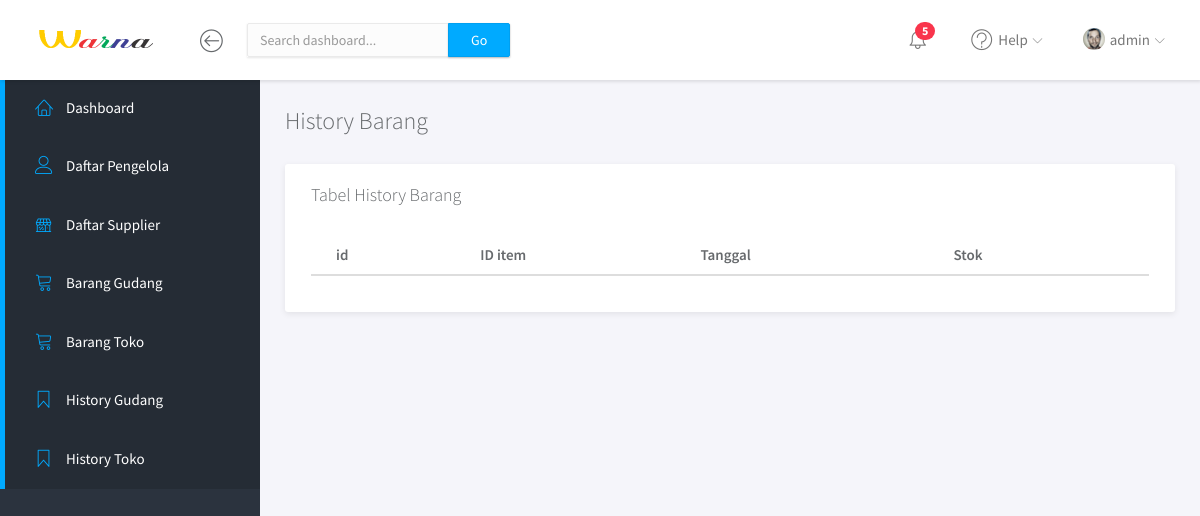
/admin/history-barang.php (signed in), run on an earlier commit of the app's database.
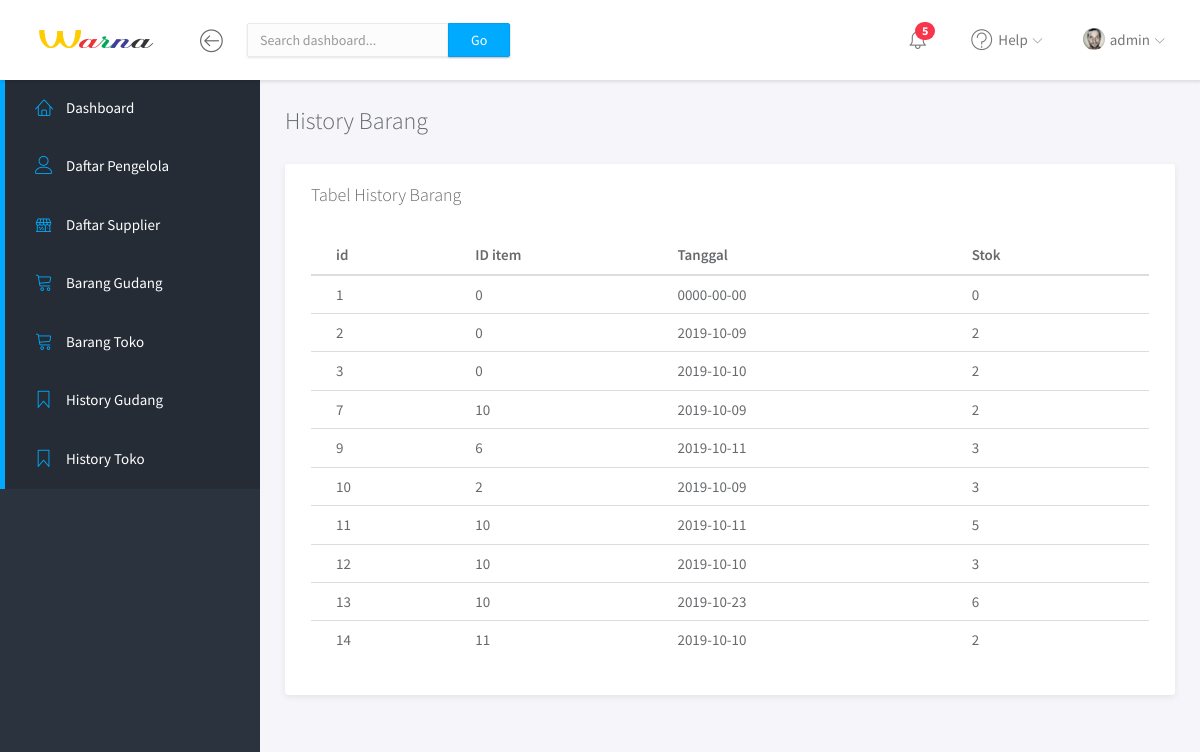
And on a later commit of the database.
### tables this page shows
CREATE TABLE `history_barang` (
  `id` int(15) NOT NULL,
  `id_item` int(255) NOT NULL,
  `tanggal` date NOT NULL,
  `stok` int(255) NOT NULL,
  `total_harga` int(255) NOT NULL
);

### admin/history-barang.php (the view, shortened to what this page needs)
<?php
  include('../koneksi.php');
?>
<!doctype html>
<html lang="en">
<head>
	<link rel="stylesheet" href="../assets/vendor/bootstrap/css/bootstrap.min.css">
	<link rel="stylesheet" href="../assets/vendor/font-awesome/css/font-awesome.min.css">
	<link rel="stylesheet" href="../assets/vendor/linearicons/style.css">
	<link rel="stylesheet" href="../assets/vendor/chartist/css/chartist-custom.css">
	<link rel="stylesheet" href="../assets/css/main.css">
	<link rel="stylesheet" href="../assets/css/demo.css">
</head>
<body>
	<div id="wrapper">
		<nav class="navbar navbar-default navbar-fixed-top">
			<div class="brand">
				<a href="index.html"><img src="../assets/img/warna_logo2.png"  alt="Klorofil Logo" class="img-responsive logo"></a>
			</div>
			<div class="container-fluid">
				<div class="navbar-btn">
					<button type="button" class="btn-toggle-fullwidth"><i class="lnr lnr-arrow-left-circle"></i></button>
				</div>
				<form class="navbar-form navbar-left">
					<div class="input-group">
						<input type="text" value="" class="form-control" placeholder="Search dashboard...">
						<span class="input-group-btn"><button type="button" class="btn btn-primary">Go</button></span>
					</div>
				</form>
				<div id="navbar-menu">
					<ul class="nav navbar-nav navbar-right">
						<li class="dropdown">
							<a href="#" class="dropdown-toggle icon-menu" data-toggle="dropdown">
								<i class="lnr lnr-alarm"></i>
								<span class="badge bg-danger">5</span>
							</a>
						</li>
						<li class="dropdown">
							<a href="#" class="dropdown-toggle" data-toggle="dropdown"><i class="lnr lnr-question-circle"></i> <span>Help</span> <i class="icon-submenu lnr lnr-chevron-down"></i></a>
						</li>
						<li class="dropdown">
							<a href="#" class="dropdown-toggle" data-toggle="dropdown"><img src="../assets/img/user.png" class="img-circle" alt="Avatar"> <span><?php echo $_SESSION['username']; ?></span> <i class="icon-submenu lnr lnr-chevron-down"></i></a>
						</li>
					</ul>
				</div>
			</div>
		</nav>
		<div id="sidebar-nav" class="sidebar">
			<div class="sidebar-scroll">
				<nav>
					<ul class="nav">
						<li><a href="admin-tampilan.php" class="active"><i class="lnr lnr-home"></i> <span>Dashboard</span></a></li>
						<li><a href="daftar-karyawan.php" class="active"><i class="lnr lnr-user"></i> <span>Daftar Pengelola</span></a></li>
						<li><a href="daftar-supplier.php" class="active"><i class="lnr lnr-store"></i> <span>Daftar Supplier</span></a></li>
						<li><a href="daftar-barang.php" class="active"><i class="lnr lnr-cart"></i> <span>Barang Gudang</span></a></li>
						<li><a href="daftar-barang-toko.php" class="active"><i class="lnr lnr-cart"></i> <span>Barang Toko</span></a></li>
						<li><a href="history-barang.php" class="active"><i class="lnr lnr-bookmark"></i> <span>History Gudang</span></a></li>
						<li><a href="history-toko.php" class="active"><i class="lnr lnr-bookmark"></i> <span>History Toko</span></a></li>
					</ul>
				</nav>
			</div>
        </div>
		<div class="main">
		<div class="main-content">
			<div class="container-fluid">
		<h3 class="page-title">History Barang</h3>
		<div class="row">
		<div class="col-md-12">
		<div class="panel">
			<div class="panel-heading">
				<h3 class="panel-title">Tabel History Barang</h3>
			</div>
			<div class="panel-body">
				<table class="table">
					<thead>
						<tr><th>id</th><th>ID item</th><th>Tanggal</th><th>Stok</th></tr>
					</thead>
					<tbody>
					<?php
						$sql = "select * from history_barang";
						$result = mysqli_query($conn, $sql);
								if(mysqli_num_rows($result)){
									while($row = mysqli_fetch_assoc($result)){
					?>
					<tr>
						<td><?php echo $row['id'] ?></td>
						<td><?php echo $row['id_item'] ?></td>
						<td><?php echo $row['tanggal'] ?></td>
						<td><?php echo $row['stok'] ?></td>
					</tr>
					<?php
						}
						}
					?>
					</tbody>
				</table>
			</div>
		</div>
</body>
</html>

What changed in the data, as far as the page shows it:
added history_barang: id "1", id_item "0", tanggal "0000-00-00", stok "0"
added history_barang: id "2", id_item "0", tanggal "2019-10-09", stok "2"
added history_barang: id "3", id_item "0", tanggal "2019-10-10", stok "2"
added history_barang: id "7", id_item "10", tanggal "2019-10-09", stok "2"
added history_barang: id "9", id_item "6", tanggal "2019-10-11", stok "3"
added history_barang: id "10", id_item "2", tanggal "2019-10-09", stok "3"
added history_barang: id "11", id_item "10", tanggal "2019-10-11", stok "5"
added history_barang: id "12", id_item "10", tanggal "2019-10-10", stok "3"
added history_barang: id "13", id_item "10", tanggal "2019-10-23", stok "6"
added history_barang: id "14", id_item "11", tanggal "2019-10-10", stok "2"
